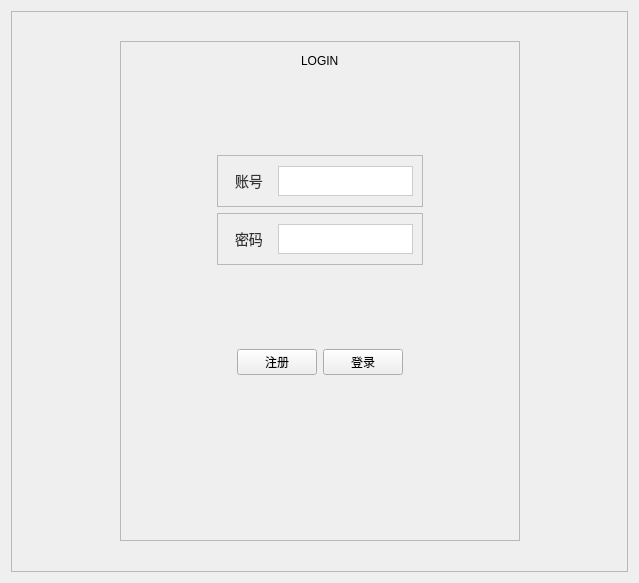
<?xml version="1.0" encoding="UTF-8"?>
<ui version="4.0">
 <class>LoginWidget</class>
 <widget class="QWidget" name="LoginWidget">
  <property name="geometry">
   <rect>
    <x>0</x>
    <y>0</y>
    <width>639</width>
    <height>583</height>
   </rect>
  </property>
  <property name="minimumSize">
   <size>
    <width>0</width>
    <height>0</height>
   </size>
  </property>
  <property name="windowTitle">
   <string>Form</string>
  </property>
  <layout class="QGridLayout" name="gridLayout_4">
   <item row="0" column="0">
    <widget class="QFrame" name="frame_background">
     <property name="frameShape">
      <enum>QFrame::Shape::StyledPanel</enum>
     </property>
     <property name="frameShadow">
      <enum>QFrame::Shadow::Raised</enum>
     </property>
     <layout class="QGridLayout" name="gridLayout_2">
      <item row="0" column="0">
       <layout class="QHBoxLayout" name="horizontalLayout_4">
        <item>
         <spacer name="horizontalSpacer_5">
          <property name="orientation">
           <enum>Qt::Orientation::Horizontal</enum>
          </property>
          <property name="sizeHint" stdset="0">
           <size>
            <width>40</width>
            <height>20</height>
           </size>
          </property>
         </spacer>
        </item>
        <item>
         <widget class="QFrame" name="frame_login">
          <property name="sizePolicy">
           <sizepolicy hsizetype="Fixed" vsizetype="Fixed">
            <horstretch>0</horstretch>
            <verstretch>0</verstretch>
           </sizepolicy>
          </property>
          <property name="minimumSize">
           <size>
            <width>400</width>
            <height>500</height>
           </size>
          </property>
          <property name="maximumSize">
           <size>
            <width>400</width>
            <height>500</height>
           </size>
          </property>
          <property name="frameShape">
           <enum>QFrame::Shape::StyledPanel</enum>
          </property>
          <property name="frameShadow">
           <enum>QFrame::Shadow::Raised</enum>
          </property>
          <layout class="QVBoxLayout" name="verticalLayout">
           <item>
            <layout class="QHBoxLayout" name="horizontalLayout">
             <item>
              <spacer name="horizontalSpacer">
               <property name="orientation">
                <enum>Qt::Orientation::Horizontal</enum>
               </property>
               <property name="sizeHint" stdset="0">
                <size>
                 <width>40</width>
                 <height>20</height>
                </size>
               </property>
              </spacer>
             </item>
             <item>
              <widget class="QLabel" name="label_title">
               <property name="text">
                <string>LOGIN</string>
               </property>
              </widget>
             </item>
             <item>
              <spacer name="horizontalSpacer_2">
               <property name="orientation">
                <enum>Qt::Orientation::Horizontal</enum>
               </property>
               <property name="sizeHint" stdset="0">
                <size>
                 <width>40</width>
                 <height>20</height>
                </size>
               </property>
              </spacer>
             </item>
            </layout>
           </item>
           <item>
            <spacer name="verticalSpacer_2">
             <property name="orientation">
              <enum>Qt::Orientation::Vertical</enum>
             </property>
             <property name="sizeHint" stdset="0">
              <size>
               <width>18</width>
               <height>40</height>
              </size>
             </property>
            </spacer>
           </item>
           <item>
            <layout class="QHBoxLayout" name="horizontalLayout_3">
             <item>
              <spacer name="horizontalSpacer_3">
               <property name="orientation">
                <enum>Qt::Orientation::Horizontal</enum>
               </property>
               <property name="sizeHint" stdset="0">
                <size>
                 <width>40</width>
                 <height>20</height>
                </size>
               </property>
              </spacer>
             </item>
             <item>
              <widget class="QFrame" name="frame_username">
               <property name="styleSheet">
                <string notr="true">#label_username {
    font-size: 14px;
    color: #333333;
    padding: 5px;
}
#lineE_username {
	border: 1px solid #cccccc;
    padding: 5px;
    font-size: 14px;
    color: #333333;
}
</string>
               </property>
               <property name="frameShape">
                <enum>QFrame::Shape::StyledPanel</enum>
               </property>
               <property name="frameShadow">
                <enum>QFrame::Shadow::Raised</enum>
               </property>
               <layout class="QGridLayout" name="gridLayout">
                <item row="0" column="0">
                 <layout class="QHBoxLayout" name="horizontalLayout_2">
                  <item>
                   <widget class="QLabel" name="label_username">
                    <property name="text">
                     <string>账号</string>
                    </property>
                   </widget>
                  </item>
                  <item>
                   <widget class="QLineEdit" name="lineE_username"/>
                  </item>
                 </layout>
                </item>
               </layout>
              </widget>
             </item>
             <item>
              <spacer name="horizontalSpacer_4">
               <property name="orientation">
                <enum>Qt::Orientation::Horizontal</enum>
               </property>
               <property name="sizeHint" stdset="0">
                <size>
                 <width>40</width>
                 <height>20</height>
                </size>
               </property>
              </spacer>
             </item>
            </layout>
           </item>
           <item>
            <layout class="QHBoxLayout" name="horizontalLayout_7">
             <item>
              <spacer name="horizontalSpacer_9">
               <property name="orientation">
                <enum>Qt::Orientation::Horizontal</enum>
               </property>
               <property name="sizeHint" stdset="0">
                <size>
                 <width>40</width>
                 <height>20</height>
                </size>
               </property>
              </spacer>
             </item>
             <item>
              <widget class="QFrame" name="frame_password">
               <property name="styleSheet">
                <string notr="true">#label_password {
    font-size: 14px;
    color: #333333;
    padding: 5px;
}
#lineE_password {
	border: 1px solid #cccccc;
    padding: 5px;
    font-size: 14px;
    color: #333333;
}
</string>
               </property>
               <property name="frameShape">
                <enum>QFrame::Shape::StyledPanel</enum>
               </property>
               <property name="frameShadow">
                <enum>QFrame::Shadow::Raised</enum>
               </property>
               <layout class="QGridLayout" name="gridLayout_3">
                <item row="0" column="0">
                 <layout class="QHBoxLayout" name="horizontalLayout_8">
                  <item>
                   <widget class="QLabel" name="label_password">
                    <property name="text">
                     <string>密码</string>
                    </property>
                   </widget>
                  </item>
                  <item>
                   <widget class="QLineEdit" name="lineE_password"/>
                  </item>
                 </layout>
                </item>
               </layout>
              </widget>
             </item>
             <item>
              <spacer name="horizontalSpacer_10">
               <property name="orientation">
                <enum>Qt::Orientation::Horizontal</enum>
               </property>
               <property name="sizeHint" stdset="0">
                <size>
                 <width>40</width>
                 <height>20</height>
                </size>
               </property>
              </spacer>
             </item>
            </layout>
           </item>
           <item>
            <spacer name="verticalSpacer_4">
             <property name="orientation">
              <enum>Qt::Orientation::Vertical</enum>
             </property>
             <property name="sizeHint" stdset="0">
              <size>
               <width>18</width>
               <height>40</height>
              </size>
             </property>
            </spacer>
           </item>
           <item>
            <layout class="QHBoxLayout" name="horizontalLayout_18"/>
           </item>
           <item>
            <layout class="QHBoxLayout" name="horizontalLayout_16">
             <item>
              <spacer name="horizontalSpacer_21">
               <property name="orientation">
                <enum>Qt::Orientation::Horizontal</enum>
               </property>
               <property name="sizeHint" stdset="0">
                <size>
                 <width>40</width>
                 <height>20</height>
                </size>
               </property>
              </spacer>
             </item>
             <item>
              <widget class="QPushButton" name="btn_register">
               <property name="text">
                <string>注册</string>
               </property>
              </widget>
             </item>
             <item>
              <widget class="QPushButton" name="btn_login">
               <property name="text">
                <string>登录</string>
               </property>
              </widget>
             </item>
             <item>
              <spacer name="horizontalSpacer_22">
               <property name="orientation">
                <enum>Qt::Orientation::Horizontal</enum>
               </property>
               <property name="sizeHint" stdset="0">
                <size>
                 <width>40</width>
                 <height>20</height>
                </size>
               </property>
              </spacer>
             </item>
            </layout>
           </item>
           <item>
            <spacer name="verticalSpacer_10">
             <property name="orientation">
              <enum>Qt::Orientation::Vertical</enum>
             </property>
             <property name="sizeHint" stdset="0">
              <size>
               <width>18</width>
               <height>40</height>
              </size>
             </property>
            </spacer>
           </item>
           <item>
            <spacer name="verticalSpacer_5">
             <property name="orientation">
              <enum>Qt::Orientation::Vertical</enum>
             </property>
             <property name="sizeHint" stdset="0">
              <size>
               <width>18</width>
               <height>40</height>
              </size>
             </property>
            </spacer>
           </item>
          </layout>
         </widget>
        </item>
        <item>
         <spacer name="horizontalSpacer_6">
          <property name="orientation">
           <enum>Qt::Orientation::Horizontal</enum>
          </property>
          <property name="sizeHint" stdset="0">
           <size>
            <width>40</width>
            <height>20</height>
           </size>
          </property>
         </spacer>
        </item>
       </layout>
      </item>
     </layout>
    </widget>
   </item>
  </layout>
 </widget>
 <resources/>
 <connections/>
</ui>
